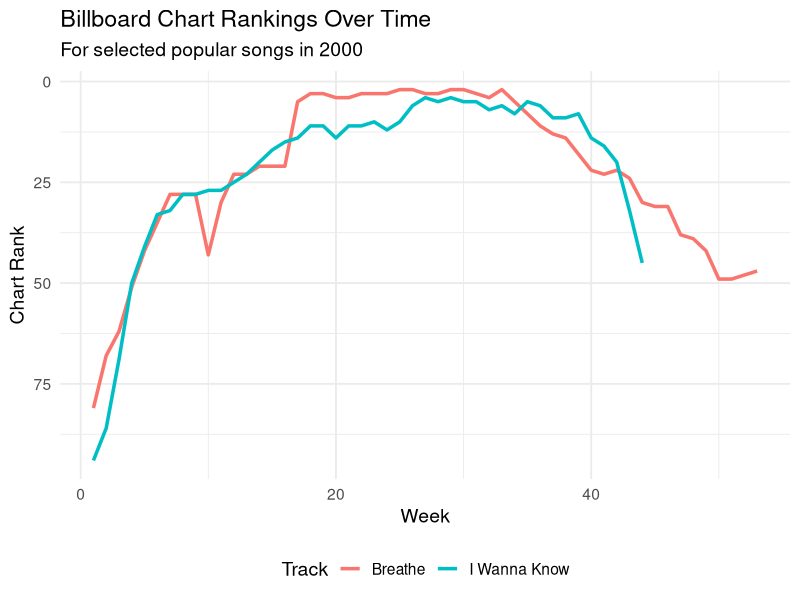

Source code (R):
## ---- chunk 1
library(tidyverse)
library(tidyr)
data(billboard)
## ---- chunk 2
# Reshape the billboard data to long format
billboard_long <- billboard |>
  pivot_longer(
    cols = starts_with("wk"),
    names_to = "week",
    values_to = "rank",
    values_drop_na = TRUE
  )

# Convert week to numeric
billboard_long <- billboard_long |>
  mutate(week = as.integer(str_remove(week, "wk")))

# Pick a few popular songs to plot
top_songs <- c("Smooth", "Breathe", "Maria Maria", "I Wanna Know")

# Filter data for those songs
plot_data <- billboard_long |>
  filter(track %in% top_songs)

# Make a nice line plot
ggplot(plot_data, aes(x = week, y = rank, color = track)) +
  geom_line(linewidth = 1.2) +
  scale_y_reverse() +  # lower rank (1) is better
  labs(
    title = "Billboard Chart Rankings Over Time",
    subtitle = "For selected popular songs in 2000",
    x = "Week",
    y = "Chart Rank",
    color = "Track"
  ) +
  theme_minimal(base_size = 14) +
  theme(legend.position = "bottom")
